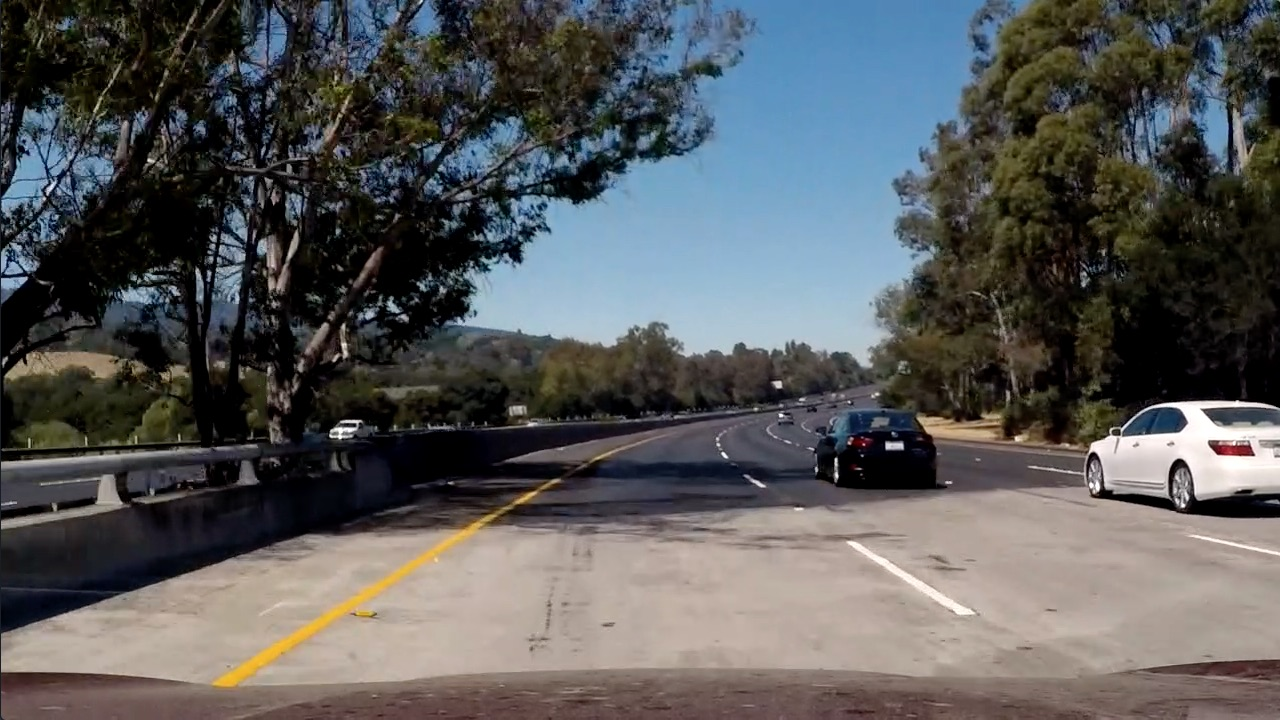
#> input picture test5.jpg, 1280 x 720 px
$ python HLS.py
#> lines starting #> are read from the running program, lines starting #| are printed output that depends on the picture; after the words box and inside, x2 and y2 are one past the last pixel; in counts of white or black regions, pixels touching at a corner belong together
import numpy as np
import cv2 as cv
import matplotlib.pyplot as plt
import matplotlib
import matplotlib.image as mpimg

matplotlib.use('TkAgg')

# [7 lines left out: function hls_select, not called in this run]

image = mpimg.imread('test5.jpg')
#> image is the input picture: shape (720, 1280, 3); mean R, G, B 88.5, 89.3, 89.8
# s_chan = hls_select(image, (10, 255))
hls = cv.cvtColor(image, cv.COLOR_BGR2HLS)
#> hls: shape (720, 1280, 3); mean of channels 0, 1, 2 76.7, 89.2, 70.1
s_channel = hls[:, :, 2]
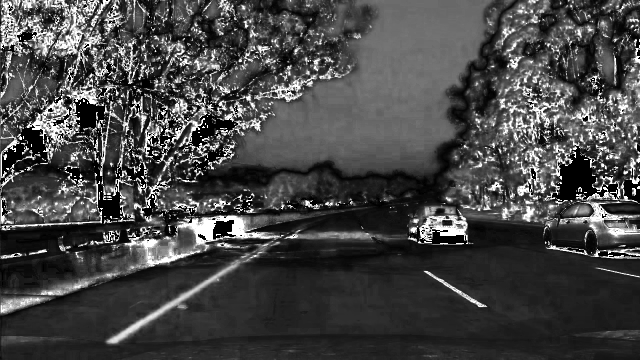
#> s_channel: shape (720, 1280) (shown at 1/2 size); min 0, max 255, mean 70.1
# cv.imshow('s', s_channel)
# cv.waitKey(0)
print(s_channel)
#> (printed output is left out)
binary_output = np.zeros_like(s_channel)
binary_output[(s_channel > 30) & (s_channel <= 200)] = 1
print(binary_output)
cv.imshow('binary', binary_output)
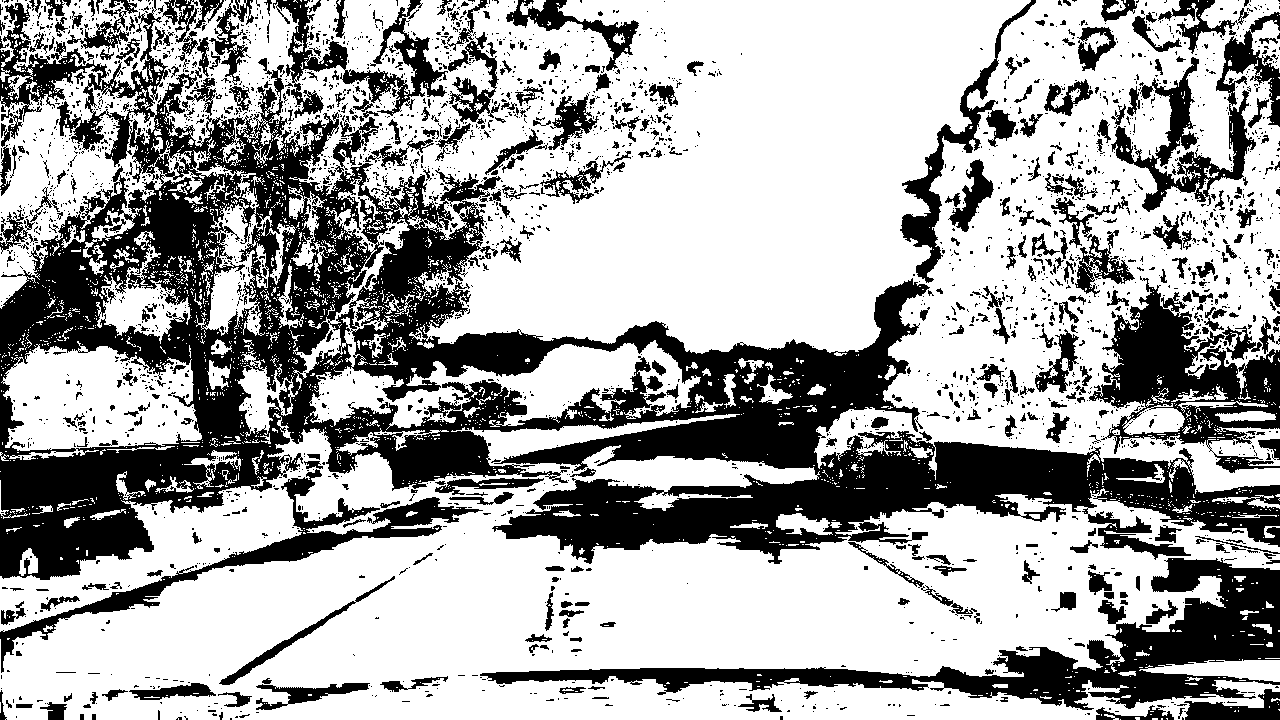
#> window 'binary': shape (720, 1280); values 0 (black) and 1 (white), 65.3% white; 3057 black regions (2629 under 20 px), largest, box (x1, y1, x2, y2) and area: (0, 0, 1280, 580) 187364, (480, 558, 1280, 710) 26914, (1089, 276, 1280, 473) 14511
cv.waitKey(0)
# plt.imshow(s_chan)
# plt.show()

$ run again, with test1.jpg copied over test5.jpg
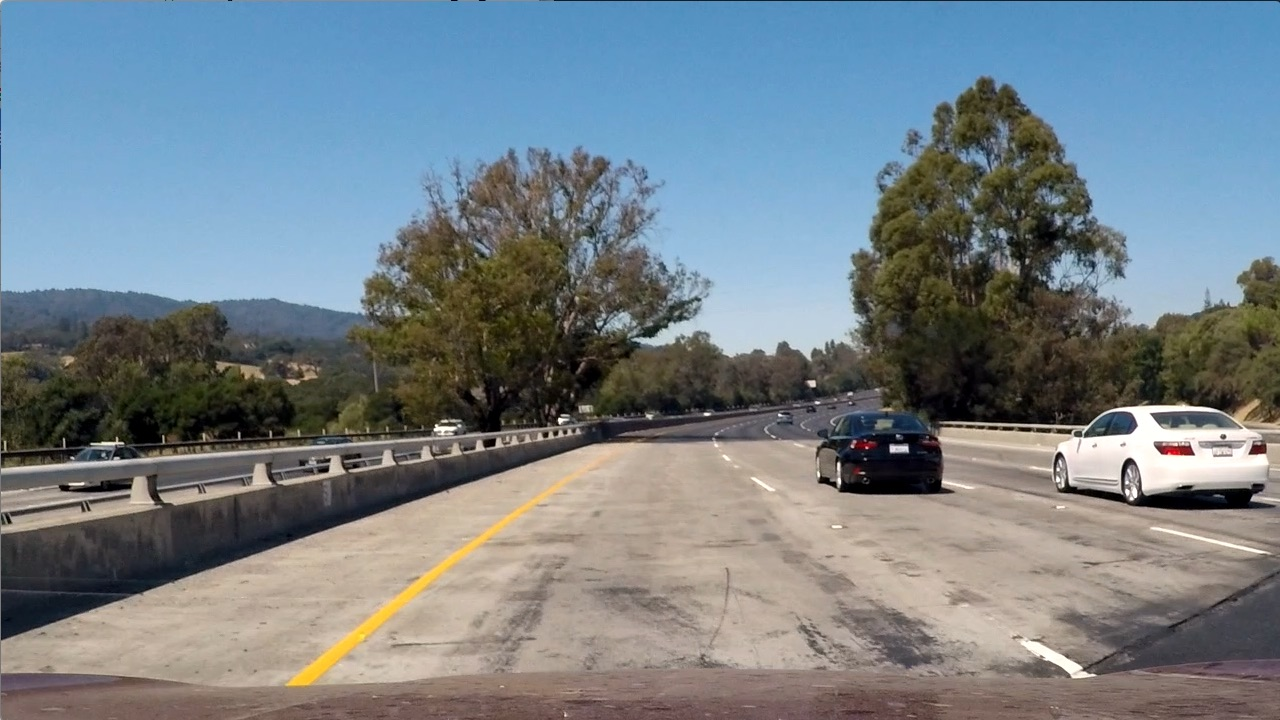
#> input picture test1.jpg, 1280 x 720 px
#> image is the input picture: shape (720, 1280, 3); mean R, G, B 117.5, 128.7, 135.5
#> hls: shape (720, 1280, 3); mean of channels 0, 1, 2 68.1, 126.7, 74.4
#> `s_channel = hls[:, :, 2]`:
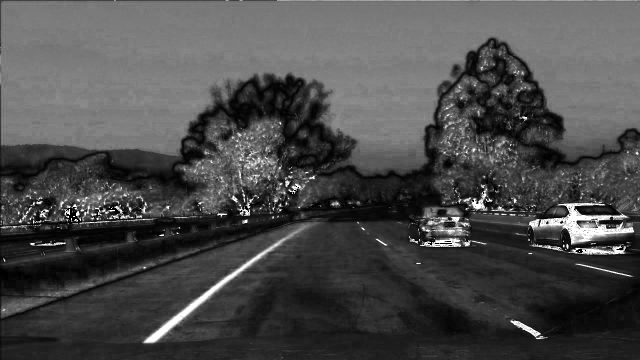
#> s_channel: shape (720, 1280) (shown at 1/2 size); min 0, max 255, mean 74.4
#> (printed output is left out)
#> `cv.imshow('binary', binary_output)`:
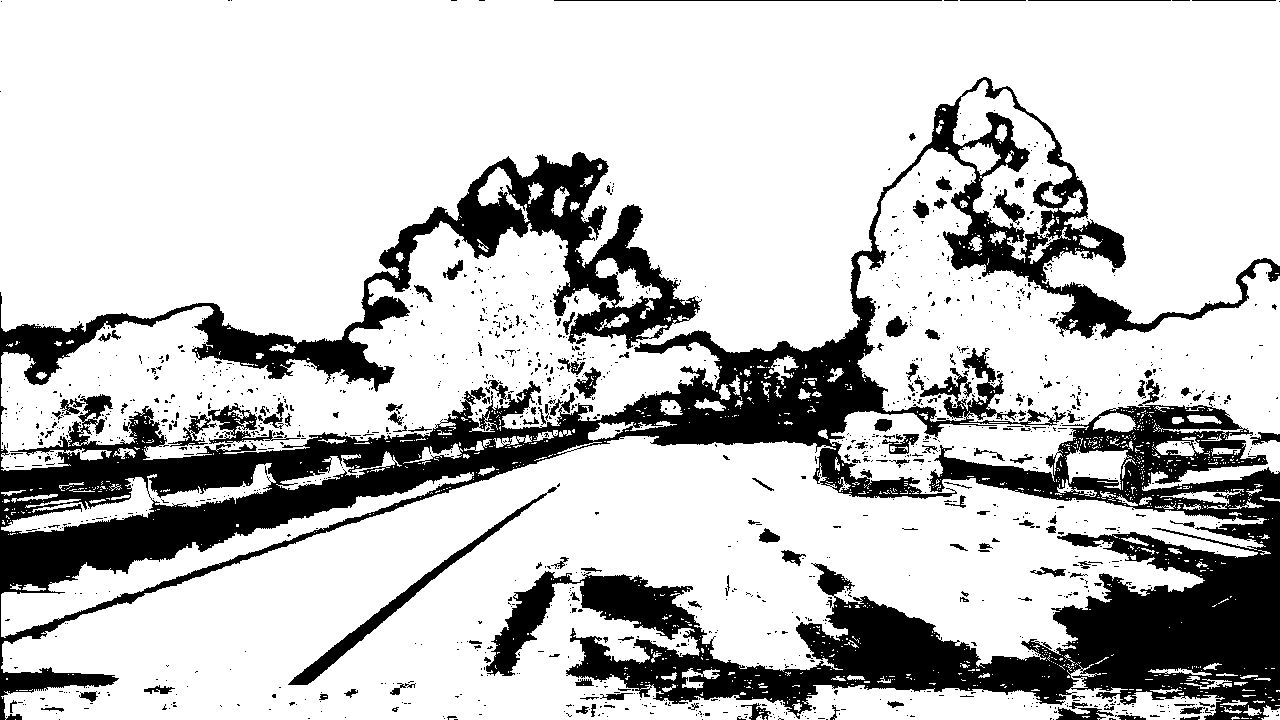
#> window 'binary': shape (720, 1280); values 0 (black) and 1 (white), 77.1% white; 1407 black regions (1266 under 20 px), largest, box (x1, y1, x2, y2) and area: (0, 77, 1280, 720) 116349, (486, 396, 1280, 720) 75670, (288, 487, 557, 685) 2855

$ run again, with test2.jpg copied over test5.jpg
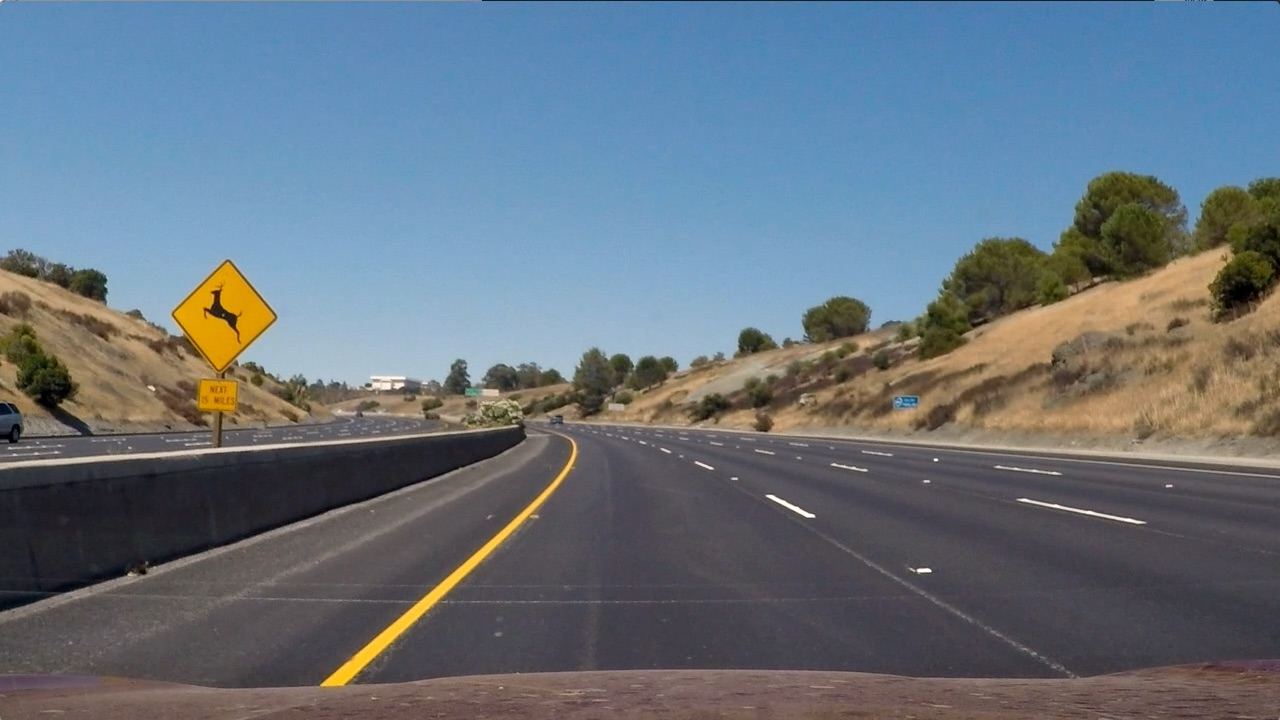
#> input picture test2.jpg, 1280 x 720 px
#> image is the input picture: shape (720, 1280, 3); mean R, G, B 102.8, 114.6, 125.5
#> hls: shape (720, 1280, 3); mean of channels 0, 1, 2 78.2, 113.9, 64.8
#> `s_channel = hls[:, :, 2]`:
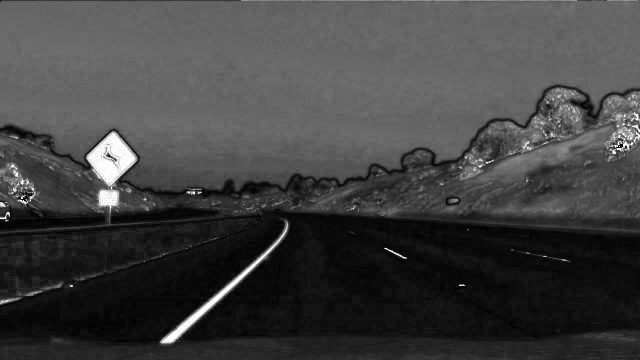
#> s_channel: shape (720, 1280) (shown at 1/2 size); min 0, max 255, mean 64.8
#> (printed output is left out)
#> `cv.imshow('binary', binary_output)`:
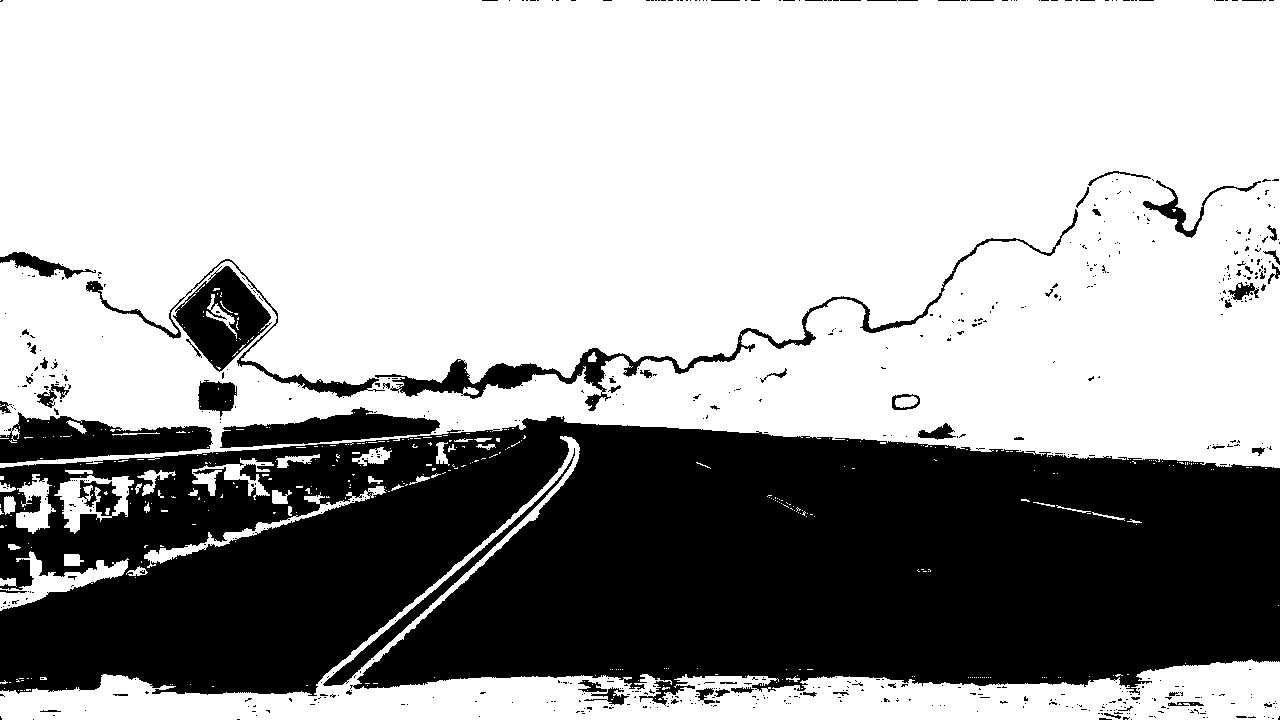
#> window 'binary': shape (720, 1280); values 0 (black) and 1 (white), 65.4% white; 671 black regions (603 under 20 px), largest, box (x1, y1, x2, y2) and area: (0, 416, 1280, 706) 283445, (0, 412, 213, 463) 6350, (375, 209, 1078, 411) 6236
